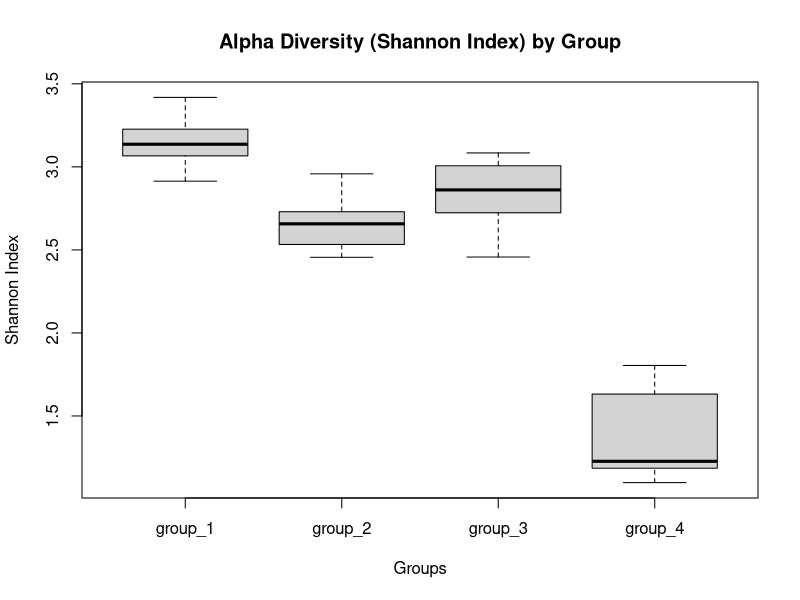
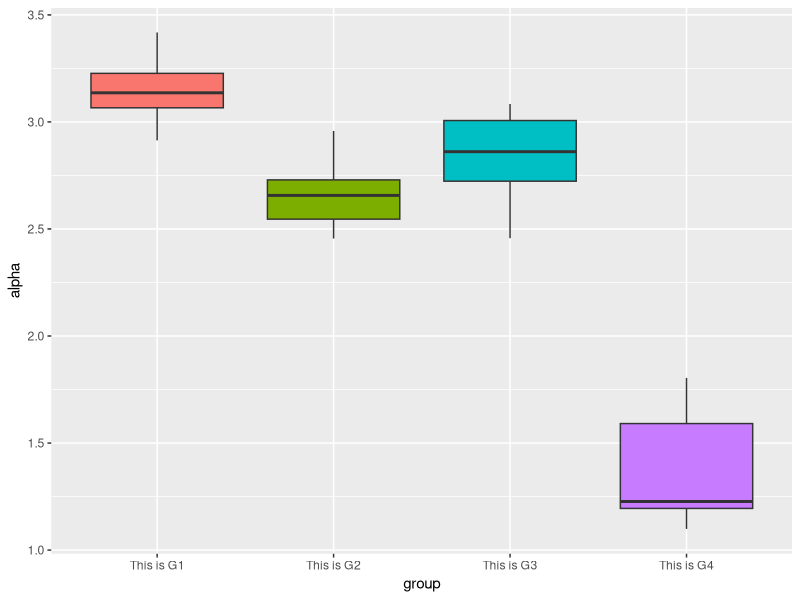
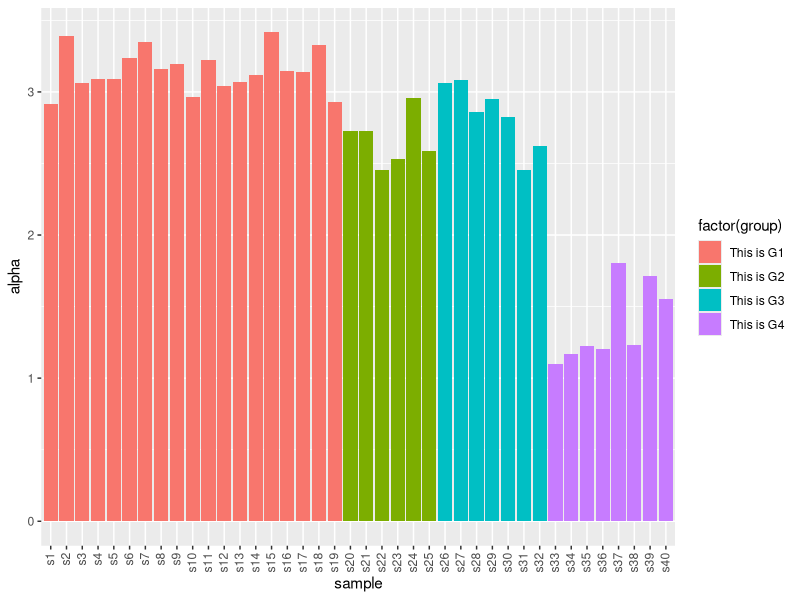
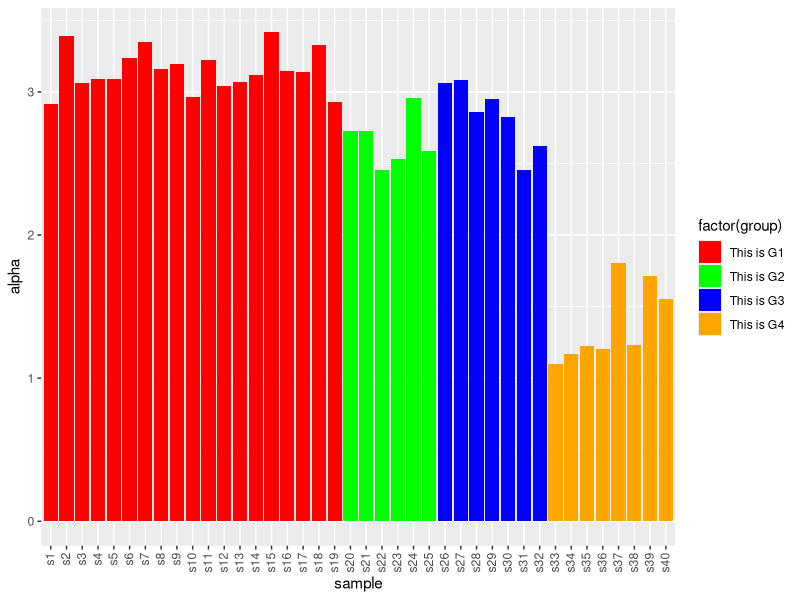
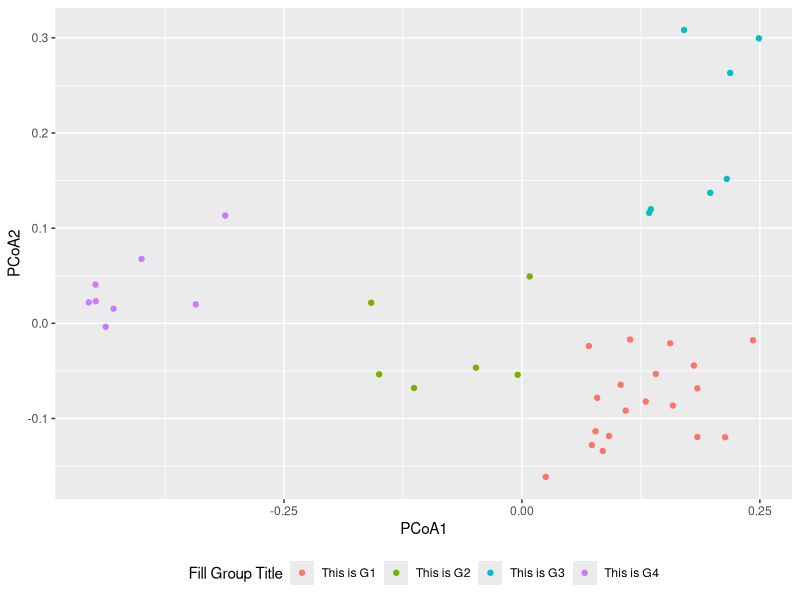

Reproduce these figures in R, in order.
# load needed libraries
library(vegan)
library(ggplot2)
library(reshape2)

########################
# Move R to the data directory
#setwd("path/to/data")

# load test data
species.table <- read.delim("microbiome_test_data_species.tsv", sep="\t", header=T, row.names = 1)
# get the groups from the first row, and covert it to a simple list (called a vector)
groups <- as.vector(unlist(species.table[1,]))

# remove the first row to get the table and convert to a matrix
# remove row 1
tmp.matrix <- species.table[-1,]
# Convert data to numberic types
species.counts <- apply(as.matrix.noquote(tmp.matrix),2,as.numeric)
# reset the correct column and row names
rownames(species.counts) <- rownames(tmp.matrix)
colnames(species.counts) <- colnames(tmp.matrix)

# optional filtering
species.filtered <- as.matrix(species.counts)
species.filtered[species.filtered < 2000 ] <- 0
# remove zero rows
rsums <- rowSums(species.filtered)
species.filtered <- species.filtered[-(which(rsums == 0)),]
species.counts <- species.filtered

# calculate relative abundance (vegan's decostand). This transposes the data.
species.relab <- decostand(t(species.counts), "total")


#################
# Alpha Diversity
#################
alpha.diversity <- diversity(species.relab, "shannon")
alpha.div.table <- data.frame(sample=rownames(species.relab),
                              alpha=alpha.diversity,
                              group=groups)

# Normal R Boxplot alpha diversity by group
boxplot(alpha.diversity ~ groups,
        xlab="Groups",
        ylab="Shannon Index",
        main="Alpha Diversity (Shannon Index) by Group")

# ggplot2 boxplot for alpha diversity
ggplot(alpha.div.table,
       aes(x=group, y=alpha, fill=group)) +
  # set labels for the plot
  labs(list(title = "Alpha Diversity (Shannon Index) by Group",
            x = "Groups",
            y = "Shannon Index",
            fill="Fill Legend Title")) +
  # use a bar plot
  geom_boxplot() +
  # Manually set colors here
  scale_fill_discrete(breaks = c("group_1", "group_2", "group_3", "group_4"),
                      labels = c("This is G1", "This is G2", "This is G3", "This is G4")) +
  # Manaully edit X axis labels
  scale_x_discrete(breaks = c("group_1", "group_2", "group_3", "group_4"),
                   labels = c("This is G1", "This is G2", "This is G3", "This is G4")) +
  # Rotate the x-axis sample labels, center the plot title
  theme(plot.title = element_text(hjust = 0.5),
        legend.position="none") # hide legend, legend is not necessary for this plot

# change sample order
# ggplot2 will order samples base on their order in the 'levels' of a 'factor'
# This command sets the order of sample to be the same as their normal order
alpha.div.table <- within(alpha.div.table,
                          sample <- factor(sample, 
                                    levels=sample))

# Plot alpha diversity for each sample
ggplot(alpha.div.table,
       aes(x=sample, y=alpha)) +
  # set labels for the plot
  labs(list(title = "Alpha Diversity (Shannon Index) by Group",
            x = "Samples",
            y = "Shannon Index",
            fill="Fill Legend Title")) +
  # use a bar plot
  geom_bar(aes(x=sample, fill=factor(group)), stat="identity") +
  # set the group name labels, replace these with your group labels.
  scale_fill_discrete(breaks = c("group_1", "group_2", "group_3", "group_4"),
                     labels = c("This is G1", "This is G2", "This is G3", "This is G4")) +
  # Rotate the x-axis sample labels, center the plot title
  theme(axis.text.x = element_text(angle = 90, hjust=1, vjust=0.40),
        plot.title = element_text(hjust = 0.5))

# Plot alpha diversity for each sample, with manually set colors.
ggplot(alpha.div.table,
       aes(x=sample, y=alpha)) +
  # set labels for the plot
  labs(list(title = "Alpha Diversity (Shannon Index) by Group",
            x = "Samples",
            y = "Shannon Index",
            fill="Fill Legend Title")) +
  # use a bar plot
  geom_bar(aes(x=sample, fill=factor(group)), stat="identity") +
  # Manually set colors here, replace breaks with your group labels.
  scale_fill_manual(values = c("red", "green", "blue", "orange"),
                    breaks = c("group_1", "group_2", "group_3", "group_4"),
                    labels = c("This is G1", "This is G2", "This is G3", "This is G4")) +
  # Rotate the x-axis sample labels, center the plot title
  theme(axis.text.x = element_text(angle = 90, hjust=1, vjust=0.40),
        plot.title = element_text(hjust = 0.5))


###############################
# Beta diversity and ordination
###############################
# calculate the Bray-Curtis distance (beta-diversity), using vegandist
bray.distance <- vegdist(species.relab, "bray")
# calculate the mutlidimentional scaling (mds) associated with Bray-Curtis distance
mds.bray <- cmdscale(bray.distance, 3, eig=TRUE)

# Plot or PCoA for Bray-Curtis beta-diversity
# create a data.frame for the PCoA data that ggplot2 will like
df = data.frame(PCoA1=mds.bray$points[,1], PCoA2=mds.bray$points[,2], group=groups)
ggplot(data=df, 
       aes(x=PCoA1,
           y=PCoA2,
           color=group)) + 
  geom_point() +
  labs(list(title = "PCoA of Relative abundance (Bray-Curtis Distance)",
            x = "PCo1",
            y = "PCo2")) +
  scale_color_discrete(name="Fill Group Title",
                       breaks = c("group_1", "group_2", "group_3", "group_4"),
                      labels = c("This is G1", "This is G2", "This is G3", "This is G4")) +
  theme(legend.position = 'bottom', plot.title = element_text(hjust = 0.5))

# PERMANOVA, Test for location effects (mean) of the groups (adonis function in vegan)
permanova.mod <- adonis(bray.distance ~ groups, perm=20000)
print(permanova.mod)

# Test for differences in dispersion effects (variance)
dispersion.mod <- betadisper(bray.distance, groups)
anova(dispersion.mod)

















